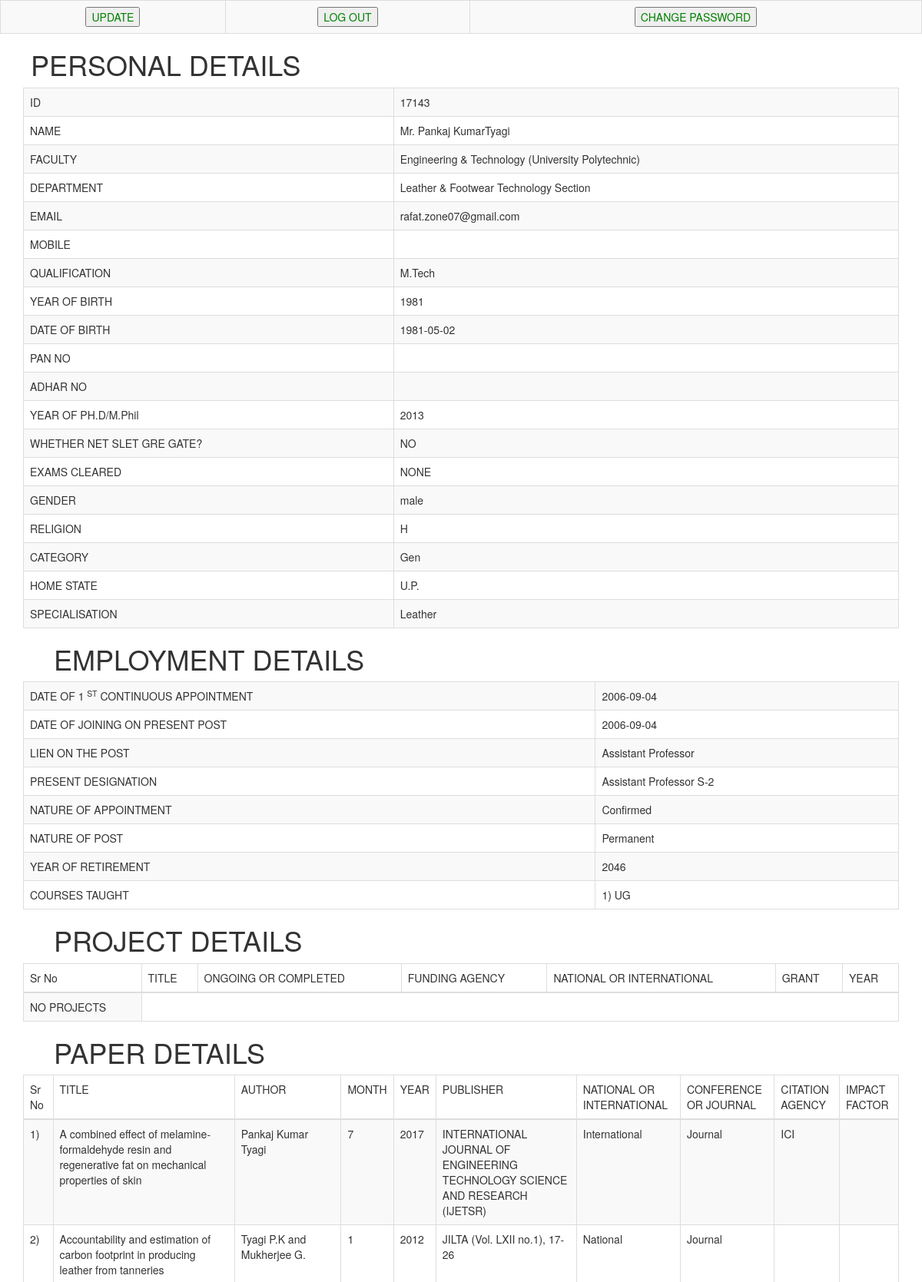
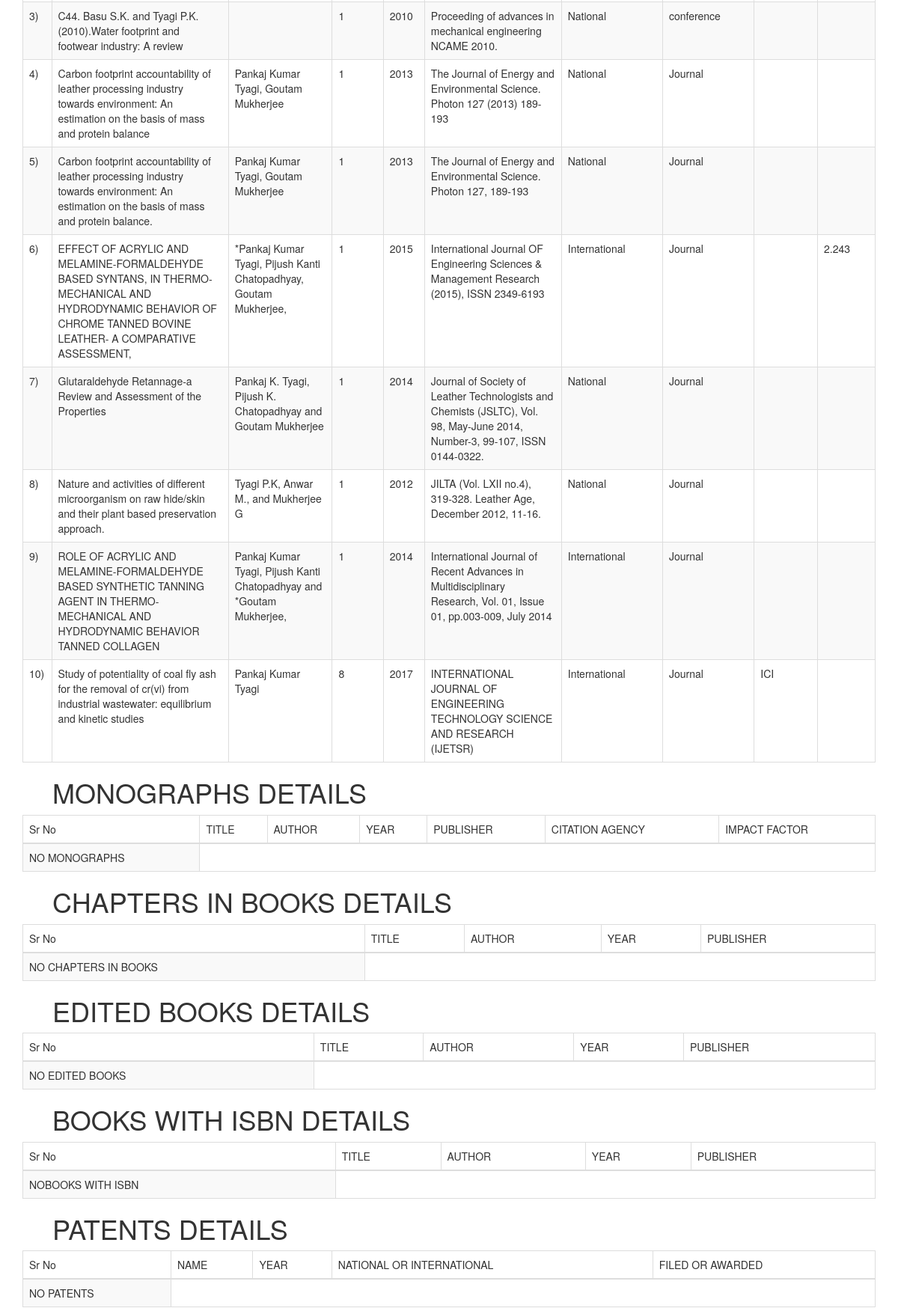
/filled.php (signed in, upper part), run on the app's committed database (2 pictures, top to bottom).
### tables this page shows
CREATE TABLE `teacherpersonal` (
  `id` int(10) DEFAULT NULL,
  `name` varchar(50) DEFAULT NULL,
  `faculty` varchar(50) DEFAULT NULL,
  `department` varchar(50) DEFAULT NULL,
  `qualification` varchar(25) DEFAULT NULL,
  `yearofbirth` int(4) DEFAULT NULL,
  `dateofbirth` varchar(10) DEFAULT NULL,
  `panno` varchar(30) DEFAULT NULL,
  `adharno` varchar(30) DEFAULT NULL,
  `yearofphp` int(5) NOT NULL,
  `netsletjrf` varchar(3) NOT NULL DEFAULT 'NO',
  `gender` varchar(10) DEFAULT NULL,
  `religion` varchar(15) DEFAULT NULL,
  `category` varchar(10) DEFAULT NULL,
  `homestate` varchar(30) DEFAULT NULL,
  `specialisation` varchar(25) NOT NULL DEFAULT 'NO',
  `email` varchar(120) NOT NULL,
  `mobile` varchar(12) NOT NULL
);

CREATE TABLE `employmentdetails` (
  `id` int(11) NOT NULL,
  `dateof1contappt` varchar(20) DEFAULT NULL,
  `dateofjoiningonpresent` varchar(20) NOT NULL,
  `lienonthepost` varchar(40) DEFAULT NULL,
  `presentdesignation` varchar(50) NOT NULL,
  `natureofappt` varchar(40) DEFAULT NULL,
  `natureofpost` varchar(40) NOT NULL,
  `yearofretirement` int(4) NOT NULL
);

CREATE TABLE `coursestaught` (
  `id` int(10) NOT NULL,
  `coursestaught` varchar(150) NOT NULL
);

### filled.php (the view, shortened to what this page needs)
<!DOCTYPE html>
<?php
require 'db.php';
$pass=$_SESSION['studentpass'];
$query=mysqli_query($con,"SELECT * FROM `teacherpersonal` WHERE id=$pass");
$row=mysqli_fetch_assoc($query);
?>
<html>
<head>
<link rel="stylesheet" href="https://maxcdn.bootstrapcdn.com/bootstrap/3.3.7/css/bootstrap.min.css">
</head>
<body>
  <main>
       <form name="f1" method="post">
                                      <table class="table table-bordered table-striped" cellpadding="15" cellspacing="5" border="1">
                                        <tr id="d">
                                          <td id="e" style="text-align:center;">
                                            <input type="submit" class="login" name="update" value="UPDATE" style="color:green;">
                                          </td>
                                          <td id="e" style="text-align:center;">
                                            <input type="submit" class="login" name="logout" value="LOG OUT" style="color:green;">
                                          </td>
                                            <td id="e" style="text-align:center;">
                                            <input type="submit" class="login" name="change" value="CHANGE PASSWORD" style="color:green;">
                                          </td>
                                      </tr>
                                      </table>
                                    </form>
    <H1>PERSONAL DETAILS </H1>
    <div class="container">
      <table class="table table-bordered table-striped">
        <tr>
          <td>ID</td>
          <td>
            <?php echo $row['id']?>
          </td>
        </tr>
        <tr>
          <td>NAME</td>
          <td>
            <?php echo $row['name']?>
          </td>
        </tr>
        <tr>
          <td>FACULTY</td>
          <td>
            <?php echo $row['faculty']?>
          </td>
        </tr>
        <tr>
          <td>DEPARTMENT</td>
          <td>
            <?php echo $row['department']?>
          </td>
        </tr>
        <tr>
          <td>EMAIL</td>
          <td>
            <?php echo $row['email']?>
          </td>
        </tr>
		  <tr>
          <td>MOBILE</td>
          <td>
          </td>
        </tr>
        <tr>
          <td>QUALIFICATION</td>
          <td>
            <?php echo $row['qualification']?>
          </td>
        </tr>
        <tr>
          <td>YEAR OF BIRTH</td>
          <td>
            <?php echo $row['yearofbirth']?>
          </td>
        </tr>
        <tr>
          <td>DATE OF BIRTH</td>
          <td>
            <?php echo $row['dateofbirth']?>
          </td>
        </tr>
        <tr>
          <td>PAN NO</td>
          <td>
          </td>
        </tr>
        <tr>
          <td>ADHAR NO</td>
          <td>
          </td>
        </tr>
        <tr>
          <td>YEAR OF PH.D/M.Phil</td>
          <td>
            <?php echo $row['yearofphp']?>
          </td>
        </tr>
        <tr>
          <td>WHETHER NET SLET GRE GATE?</td>
          <td>
            <?php echo $row['netsletjrf']?>
          </td>
        </tr>
        <tr>
          <td>EXAMS CLEARED</td>
          <td>
            <?php
       $query1=mysqli_query($con,"SELECT * FROM `examscleared` WHERE id=$pass");
       $count=mysqli_num_rows($query1);
       if($count>0)
       {
       for($i=1;$i<=$count;$i++)
       {
        $row1=mysqli_fetch_assoc($query1);
        echo " ".$i.") ";
        echo $row1['nameofexam']." ".$row1['yearofclearing'];
       }
       }
      else{
        echo "NONE";
      }
      ?>
          </td>
        </tr>
        <tr>
          <td>GENDER</td>
          <td>
            <?php echo $row['gender']?>
          </td>
        </tr>
        <tr>
          <td>RELIGION</td>
          <td>
            <?php echo $row['religion']?>
          </td>
        </tr>
        <tr>
          <td>CATEGORY</td>
          <td>
            <?php echo $row['category']?>
          </td>
        </tr>
        <tr>
          <td>HOME STATE</td>
          <td>
            <?php echo $row['homestate']?>
          </td>
        </tr>
        <tr>
          <td>SPECIALISATION</td>
          <td>
            <?php echo $row['specialisation']?>
          </td>
        </tr>
      </table>
</body>
</html>
<?php
       $query=mysqli_query($con,"SELECT * FROM `employmentdetails` WHERE id=$pass");
       $row=mysqli_fetch_assoc($query);
?>
  <H1>EMPLOYMENT DETAILS </H1>
  <table class="table table-bordered table-striped">
    <tr>
      <td>DATE OF 1
        <SUP>ST</SUP> CONTINUOUS APPOINTMENT</td>
      <td>
        <?php echo $row['dateof1contappt']?>
      </td>
    </tr>
    <tr>
      <td>DATE OF JOINING ON PRESENT POST</td>
      <td>
        <?php echo $row['dateofjoiningonpresent']?>
      </td>
    </tr>
    <tr>
      <td>LIEN ON THE POST</td>
      <td>
        <?php echo $row['lienonthepost']?>
      </td>
    </tr>
    <tr>
      <td>PRESENT DESIGNATION</td>
      <td>
        <?php echo $row['presentdesignation']?>
      </td>
    </tr>
    <tr>
      <td>NATURE OF APPOINTMENT</td>
      <td>
        <?php echo $row['natureofappt']?>
      </td>
    </tr>
    <tr>
      <td>NATURE OF POST</td>
      <td>
        <?php echo $row['natureofpost']?>
      </td>
    </tr>
    <tr>
      <td>YEAR OF RETIREMENT</td>
      <td>
        <?php echo $row['yearofretirement']?>
      </td>
    </tr>
    <tr>
      <td>COURSES TAUGHT </td>
      <td>
        <?php
       $query1=mysqli_query($con,"SELECT * FROM `coursestaught` WHERE id=$pass");
       $count=mysqli_num_rows($query1);
       if($count>0)
       {
       for($i=1;$i<=$count;$i++)
       {
        $row1=mysqli_fetch_assoc($query1);
       echo " ".$i.") ";
        echo $row1['coursestaught'];
       }
       }
      else{
        echo "NILL";
      }
      ?>
      </td>
    </tr>
  </table>
  <?php
       $query=mysqli_query($con,"SELECT * FROM `projects` WHERE id=$pass");
?>
    <H1>PROJECT DETAILS </H1>
    <table class="table table-bordered table-striped">
      <thead>
        <td>Sr No</td>
        <td>TITLE</td>
        <td>ONGOING OR COMPLETED</td>
        <td>FUNDING AGENCY</td>
        <td>NATIONAL OR INTERNATIONAL</td>
        <td>GRANT</td>
        <td>YEAR</td>
      </thead>
      <?php
  $count=mysqli_num_rows($query);
       if($count>0)
       {
       for($i=1;$i<=$count;$i++)
       {
        $row=mysqli_fetch_assoc($query);
        ?>
        <TR>
          <td>
            <?php echo $i.") ";?>
          </td>
          <td>
            <?php echo $row['title']?>
          </td>
          <td>
            <?php echo $row['ongoingorcompleted']?>
          </td>
          <td>
            <?php echo $row['nameoffunding']?>
          </td>
          <td>
            <?php echo $row['nori']?>
          </td>
          <td>
            <?php echo $row['grannt']?>
          </td>
          <td>
            <?php echo $row['year']?>
          </td>
        </TR>
        <?php
       }
       }
      else{
        ?>
          <TR>
            <td>NO PROJECTS</td>
          </TR>
          <?php
      }
?>
    </table>
    <?php
       $query=mysqli_query($con,"SELECT * FROM `papers` WHERE id=$pass");
?>
      <H1>PAPER DETAILS </H1>
      <table class="table table-bordered table-striped">
        <thead>
          <td>Sr No</td>
          <td>TITLE</td>
          <td>AUTHOR</td>
		  <td>MONTH</td>
          <td>YEAR</td>
          <td>PUBLISHER</td>
		  <td>NATIONAL OR INTERNATIONAL</td>
		  <td>CONFERENCE OR JOURNAL</td>
          <td>CITATION AGENCY</td>
          <td>IMPACT FACTOR</td>
        </thead>
        <?php
  $count=mysqli_num_rows($query);
       if($count>0)
       {
       for($i=1;$i<=$count;$i++)
       {
        $row=mysqli_fetch_assoc($query);
        ?>
          <TR>
            <td>
              <?php echo $i.") ";?>
            </td>
            <td>
              <?php echo $row['title']?>
            </td>
            <td>
              <?php echo $row['author']?>
            </td>
			 <td>
              <?php echo $row['month']?>
            </td>
            <td>
              <?php echo $row['year']?>
            </td>
            <td>
              <?php echo $row['publisher']?>
            </td>
			 <td>
              <?php echo $row['nori']?>
            </td>
			 <td>
              <?php echo $row['conforjournal']?>
            </td>
            <td>
              <?php echo $row['citationagency']?>
            </td>
            <td>
              <?php echo $row['impactfactor']?>
            </td>
          </TR>
          <?php }}
      else{
        ?>
            <TR>
              <td>NO PAPERS</td>
            </TR>
            <?php
      }
?>
      </table>
      <?php
       $query=mysqli_query($con,"SELECT * FROM `monographs` WHERE id=$pass");
?>
        <H1>MONOGRAPHS DETAILS </H1>
        <table class="table table-bordered table-striped">
          <thead>
            <td>Sr No</td>
            <td>TITLE</td>
            <td>AUTHOR</td>
            <td>YEAR</td>
            <td>PUBLISHER</td>
            <td>CITATION AGENCY</td>
            <td>IMPACT FACTOR</td>
          </thead>
          <?php
  $count=mysqli_num_rows($query);
       if($count>0)
       {
       for($i=1;$i<=$count;$i++)
       {
        $row=mysqli_fetch_assoc($query);
        ?>
            <TR>
              <td>
                <?php echo $i.") ";?>
              </td>
              <td>
                <?php echo $row['title']?>
              </td>
              <td>
                <?php echo $row['author']?>
              </td>
              <?php echo $row['year']?>
                </td>
                <?php echo $row['publisher']?>
                  </td>
                  <?php echo $row['citationagency']?>
                    </td>
                    <?php echo $row['impactfactor']?>
                      </td>
            </TR>
            <?php
       }
       }
      else{
        ?>
              <TR>
                <td>NO MONOGRAPHS</td>
              </TR>
              <?php
         }
        ?>
        </table>
        <?php
       $query=mysqli_query($con,"SELECT * FROM `chaptersinbooks` WHERE id=$pass");
?>
          <H1>CHAPTERS IN BOOKS DETAILS </H1>
          <table class="table table-bordered table-striped">
            <thead>
              <td>Sr No</td>
              <td>TITLE</td>
              <td>AUTHOR</td>
              <td>YEAR</td>
              <td>PUBLISHER</td>
            </thead>
            <?php
  $count=mysqli_num_rows($query);
       if($count>0)
       {
       for($i=1;$i<=$count;$i++)
       {
        $row=mysqli_fetch_assoc($query);
        ?>
              <TR>
                <td>
                  <?php echo $i.") ";?>
                </td>
                <td>
                  <?php echo $row['title']?>
                </td>
                <td>
                  <?php echo $row['author']?>
                </td>
                <td>
                  <?php echo $row['year']?>
                </td>
                <td>
                  <?php echo $row['publisher']?>
                </td>
              </TR>
              <?php
       }
       }
      else{
        ?>
                <TR>
                  <td>NO CHAPTERS IN BOOKS</td>
                </TR>
                <?php
         }
        ?>
          </table>
          <?php
       $query=mysqli_query($con,"SELECT * FROM `editedbooks` WHERE id=$pass");
?>
            <H1>EDITED BOOKS DETAILS </H1>
            <table class="table table-bordered table-striped">
              <thead>
                <td>Sr No</td>
                <td>TITLE</td>
                <td>AUTHOR</td>
                <td>YEAR</td>
                <td>PUBLISHER</td>
              </thead>
              <?php
  $count=mysqli_num_rows($query);
       if($count>0)
       {
       for($i=1;$i<=$count;$i++)
       {
        $row=mysqli_fetch_assoc($query);
        ?>
                <TR>
                  <td>
                    <?php echo $i.") ";?>
                  </td>
                  <td>
                    <?php echo $row['title']?>
                  </td>
                  <td>
                    <?php echo $row['author']?>
                  </td>
                  <td>
                    <?php echo $row['year']?>
                  </td>
                  <td>
                    <?php echo $row['publisher']?>
                  </td>
                </TR>
                <?php
       }
       }
      else{
        ?>
                  <TR>
                    <td>NO EDITED BOOKS</td>
                  </TR>
                  <?php
         }
        ?>
            </table>
            <?php
       $query=mysqli_query($con,"SELECT * FROM `bookswithisbn` WHERE id=$pass");
?>
              <H1>BOOKS WITH ISBN DETAILS </H1>
              <table class="table table-bordered table-striped">
                <thead>
                  <td>Sr No</td>
                  <td>TITLE</td>
                  <td>AUTHOR</td>
                  <td>YEAR</td>
                  <td>PUBLISHER</td>
                </thead>
                <?php
  $count=mysqli_num_rows($query);
       if($count>0)
       {
       for($i=1;$i<=$count;$i++)
       {
        $row=mysqli_fetch_assoc($query);
        ?>
                  <TR>
                    <td>
                      <?php echo $i.") ";?>
                    </td>
                    <td>
                      <?php echo $row['title']?>
                    </td>
                    <td>
                      <?php echo $row['author']?>
                    </td>
                    <td>
                      <?php echo $row['year']?>
                    </td>
                    <td>
                      <?php echo $row['publisher']?>
                    </td>
                  </TR>
                  <?php
       }
       }
      else{
        ?>
                    <TR>
                      <td>NOBOOKS WITH ISBN</td>
                    </TR>
                    <?php
         }
        ?>
              </table>
              <?php
       $query=mysqli_query($con,"SELECT * FROM `patents` WHERE id=$pass");
?>
                <H1>PATENTS DETAILS </H1>
                <table class="table table-bordered table-striped">
                  <thead>
                    <td>Sr No</td>
                    <td>NAME</td>
                    <td>YEAR</td>
                    <td>NATIONAL OR INTERNATIONAL</td>
					<td>FILED OR AWARDED</td>
                  </thead>
                  <?php
  $count=mysqli_num_rows($query);
       if($count>0)
       {
       for($i=1;$i<=$count;$i++)
       {
        $row=mysqli_fetch_assoc($query);
        ?>
                    <TR>
                      <td>
                        <?php echo $i.") ";?>
                      </td>
                      <td>
                        <?php echo $row['name']?>
                      </td>
                      <td>
                        <?php echo $row['year']?>
                      </td>
                      <td>
                        <?php echo $row['nori']?>
                      </td>
					      <td>
                        <?php echo $row['filedorawarded']?>
                      </td>
                      <?php
       }
       }
      else{
        ?>
                        <TR>
                          <td>NO PATENTS</td>
                        </TR>
                        <?php
         }
        ?>
                </table>
                                            </body>
                                            </HTML>

### data on the page
teacherpersonal: id "17143", name "Mr. Pankaj KumarTyagi", faculty "Engineering & Technology (University Polytechnic)", department "Leather & Footwear Technology Section", email "rafat.zone07@gmail.com", qualification "M.Tech", yearofbirth "1981", dateofbirth "1981-05-02", yearofphp "2013", netsletjrf "NO", gender "male", religion "H", category "Gen", homestate "U.P.", specialisation "Leather"
employmentdetails: dateof1contappt "2006-09-04", dateofjoiningonpresent "2006-09-04", lienonthepost "Assistant Professor", presentdesignation "Assistant Professor S-2", natureofappt "Confirmed", natureofpost "Permanent", yearofretirement "2046"
coursestaught: coursestaught "UG"

### other printed values
$row['title'] "A combined effect of melamine-formaldehyde resin and regenerative fat on mechanical properties of skin"
$row['author'] "Pankaj Kumar Tyagi"
$row['month'] "7"
$row['year'] "2017"
$row['publisher'] "INTERNATIONAL JOURNAL OF ENGINEERING TECHNOLOGY SCIENCE AND RESEARCH (IJETSR)"
$row['nori'] "International"
$row['conforjournal'] "Journal"
$row['citationagency'] "ICI"
$row['title'] "Accountability and estimation of carbon footprint in producing leather from tanneries"
$row['author'] "Tyagi P.K and Mukherjee G."
$row['month'] "1"
$row['year'] "2012"
$row['publisher'] "JILTA (Vol. LXII no.1), 17-26"
$row['nori'] "National"
$row['title'] "C44. Basu S.K. and Tyagi P.K. (2010).Water footprint and footwear industry: A review"
